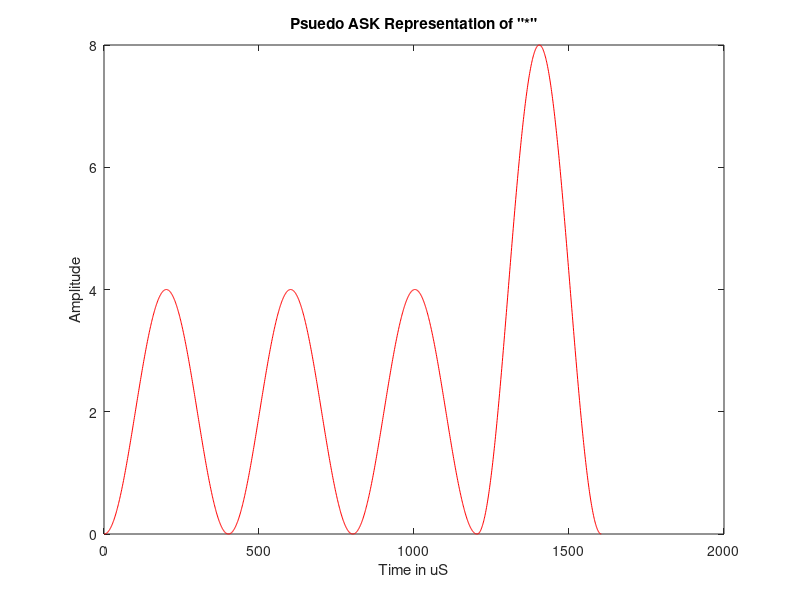

Here is the MATLAB script that generated this plot:
% Takes input as an arbitrary string of hex numbers (even length) and
% returns an M-ary binary representation with the given amplitude and
% bit level. This is inverted on the dash, so 00 = level 4, 11 = level 1.
close all;
clear all;

InputChar = '*'; %single char input
%I'm stuck using this because of my version of MATLAB/toolbox selection.
Input = dec2hex(uint8(InputChar));

BitTime = 4; % Bit time, in ms
%Input = '0A'; %the input hex, not beginning with '0x'.

%break up each hex no. into a set of 2 bits 
binRep = dec2bin(hex2dec(Input), 4*length(Input));

%break into ASK level representation and create levelsRep[].
for x=1:length(binRep)
   if mod(x,2) == 0 %number is even, so skip this iteration
       continue
   end
   
   if binRep(x) == '0' && binRep(x+1) == '0' %00 --> level 4
       LevelsRep((x+1)/2) = 4;
   elseif binRep(x) == '0' && binRep(x+1) == '1' %01 --> level 3
       LevelsRep((x+1)/2) = 3;
   elseif binRep(x) == '1' && binRep(x+1) == '0' %10 --> level 2
       LevelsRep((x+1)/2) = 2;
   else %11 --> level 1
       LevelsRep((x+1)/2) = 1;
   end
end

LevelsRep = fliplr(LevelsRep); %to deal with the backward endian-ness.

t = 0:0.01:BitTime;
y = cos(pi/(BitTime/2)*t - pi) + 1;

%Make an empty output array
X = [];

%create the psuedo-ASK representation
for x=1:length(LevelsRep)
    out = LevelsRep(x).*y;
    X = horzcat(X,out);
end
%show what the ASK should look like
plot(X, 'r')
titleStr = strcat('Psuedo ASK Representation of ', ' "', InputChar, '" ');
title(titleStr);
ylabel('Amplitude');
xlabel('Time in uS');